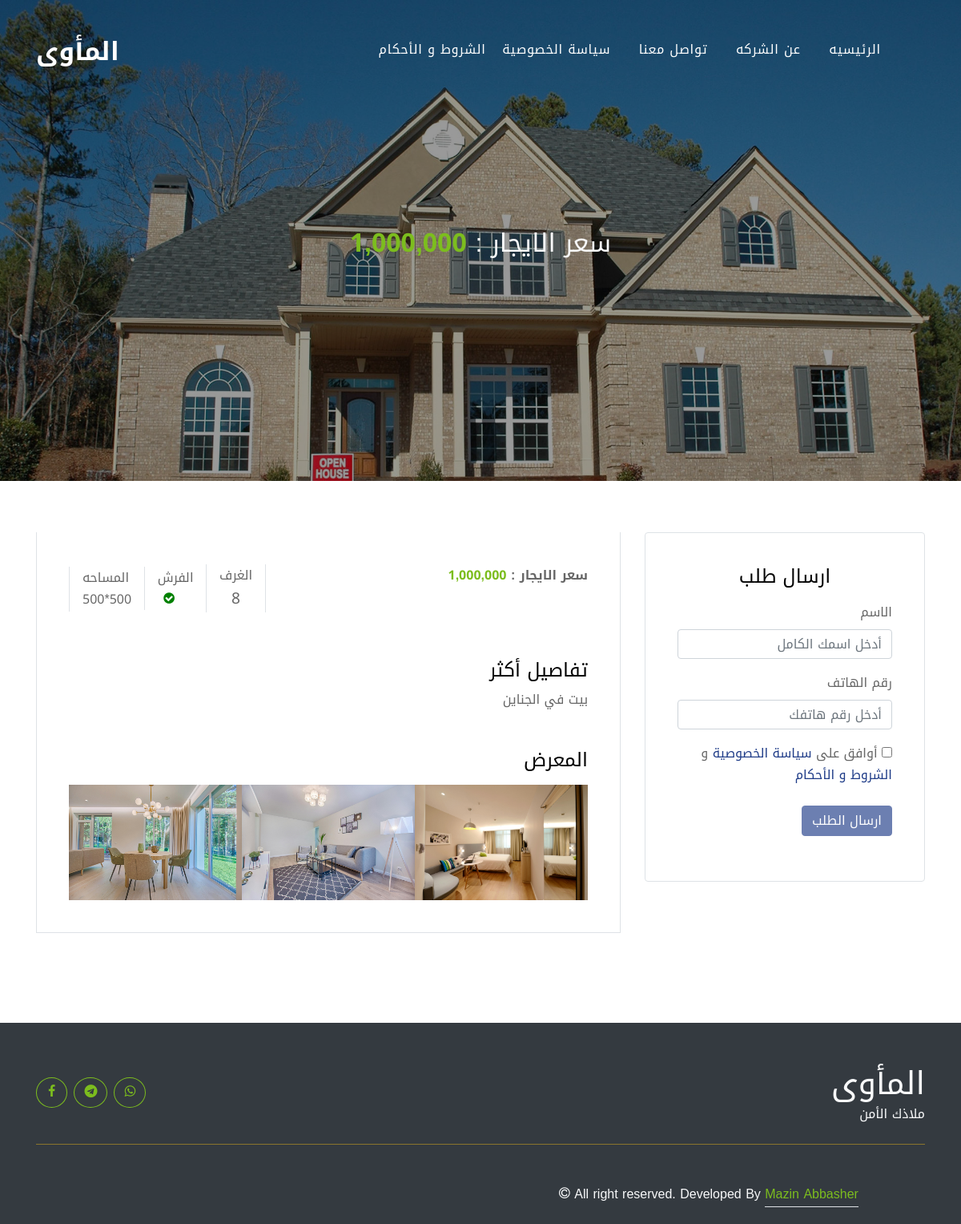
The app's page /details/2, older data.
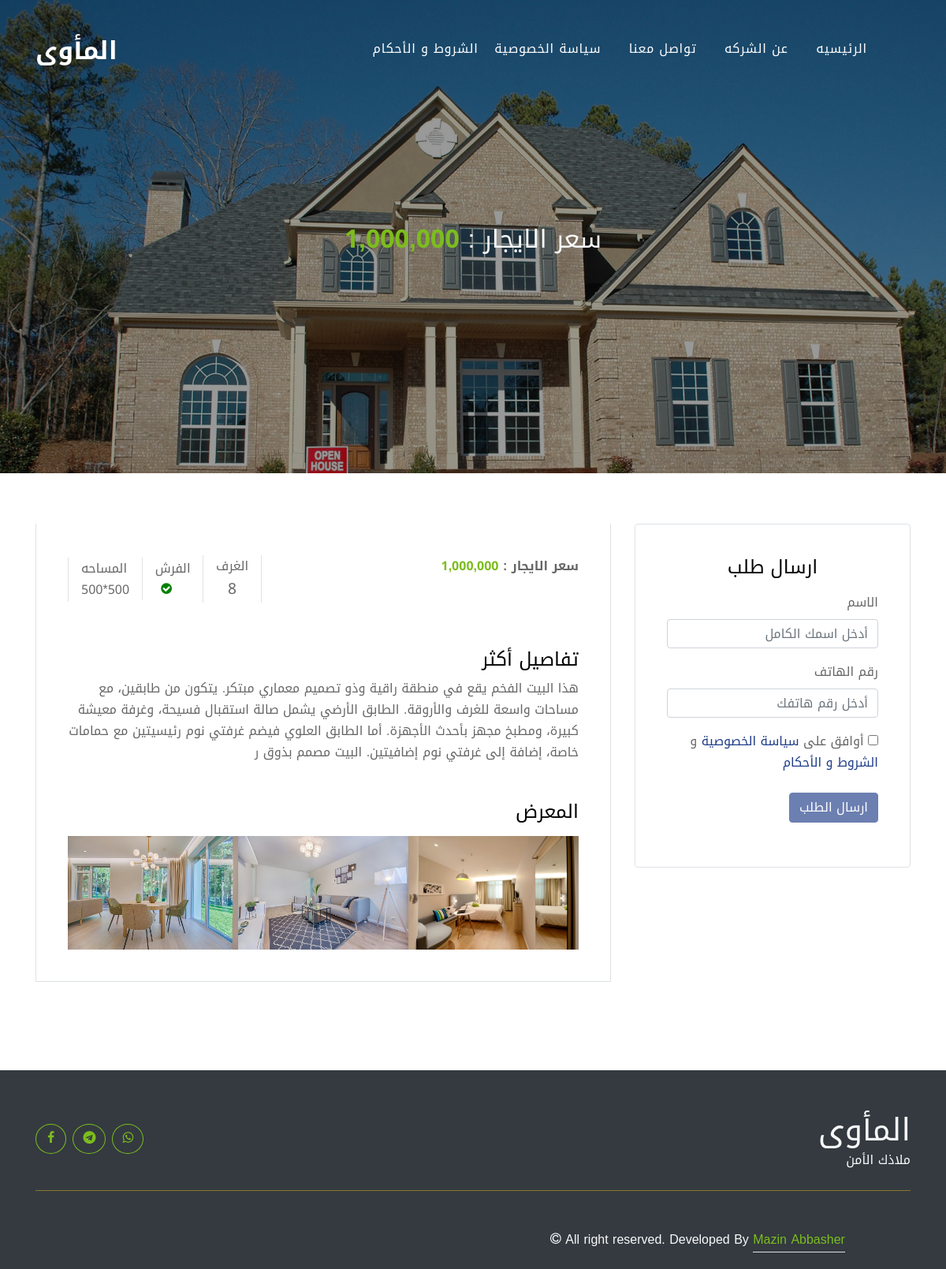
The same page, newer data.
### api/models.py (models this page shows, shortened)
class House(models.Model):
    region = models.ForeignKey(Region,on_delete=models.PROTECT)
    rooms = models.IntegerField()
    ready = models.BooleanField(default=False)
    price = models.IntegerField()
    for_sale = models.BooleanField(default=False)
    for_rent = models.BooleanField(default=True)
    is_available = models.BooleanField(default=True)
    description = models.CharField(max_length=600)
    area = models.CharField(max_length=25)
    owner = models.ForeignKey(Owner,on_delete=models.PROTECT)
    sequence = models.IntegerField(default = 100)
    main_image = models.ImageField(upload_to='images/',null=True,blank=True)
    sale_price = models.IntegerField(default=0,null=True)
    date = models.DateTimeField(auto_now=True,null=True)
    special = models.BooleanField(default=False)
    private_description = models.CharField(max_length=500,default="")

### api/views.py (the view)
# urls.py: path('details/<int:pk>',views.details,name="details"),
def details(request,pk):
    house = get_object_or_404(House,id=pk)
    images = Image.objects.filter(house=house)
    context = {
        "house":house,
        "images" : images,
    }
    return render(request,"detail.html",context=context)

### templates/detail.html (shortened to what the changed rows need)
<!DOCTYPE html>
{% load static %}
{% load humanize %}
<html lang="en">
  <head>
    <link rel="stylesheet" href="{% static "fonts/icomoon/style.css" %}">
    <link rel="stylesheet" href="{% static "css/bootstrap.min.css" %}">
    <link rel="stylesheet" href="{% static "css/magnific-popup.css" %}">
    <link rel="stylesheet" href="{% static "css/jquery-ui.css" %}">
    <link rel="stylesheet" href="{% static "css/owl.carousel.min.css" %}">
    <link rel="stylesheet" href="{% static "css/owl.theme.default.min.css" %}">
    <link rel="stylesheet" href="{% static "css/bootstrap-datepicker.css" %}">
    <link rel="stylesheet" href="{% static "css/mediaelementplayer.css" %}">
    <link rel="stylesheet" href="{% static "css/animate.css" %}">
    <link rel="stylesheet" href="{% static "fonts/flaticon/font/flaticon.css" %}">
    <link rel="stylesheet" href="{% static "css/fl-bigmug-line.css" %}">
    <link rel="stylesheet" href="{% static "css/aos.css" %}">
    <link rel="stylesheet" href="{% static "css/style.css" %}">
  </head>
  <body>
  <div class="site-wrap">
    <div class="site-navbar mt-4">
      <div class="container py-1">
        <div class="row align-items-center">
          <div class="col-8 col-md-8 col-lg-4">
            <h1 class="mb-0"><a href="{% url "api:home" %}" class="text-white h2 mb-0"><strong>المأوى</strong></a></h1>
          </div>
        </div>
      </div>
    </div>
    <div class="site-blocks-cover inner-page-cover overlay" style="background-image: url({{ house.main_image.url }});" data-aos="fade">
      <div class="container">
        <div class="row align-items-center justify-content-center text-center">
          <div class="col-md-10">
            {% if house.for_rent%}
            <p class="mb-3 mt-4"><strong class="h2 text-light">سعر الايجار : </strong>
            <strong class="h2 text-success font-weight-bold">{{house.price|intcomma}}</strong></p>
            {% endif %}
          </div>
        </div>
      </div>
    </div>
    <div class="site-section site-section-sm">
      <div class="container">
        <div class="row">
          <div class="col-lg-8">
            <div class="bg-white property-body border-bottom border-left border-right">
              <div class="row mb-5"dir="rtl">
                <div class="col-md-6" style="text-align:right;">
                    {% if house.for_rent%}
                    <p><strong>سعر الايجار : </strong>
                    <strong class="text-success font-weight-bold">{{house.price|intcomma}}</strong></p>
                    {% endif %}
                </div>
                <div class="col-md-6">
                  <ul class="property-specs-wrap mb-3 mb-lg-0">
                    <li>
                      <span class="property-specs border-left border-right px-3" style="font-size: 1.0rem;">الغرف</span>
                      <span class="property-specs-number border-left border-right" style="font-size: 1.2rem; display: flex;justify-content: center;">{{ house.rooms }}</span>
                    </li>
                    <li>
                      <span class="property-specs border-left pl-3" style="font-size: 1.0rem;">المساحه</span>
                      <span class="property-specs-number border-left pl-3" style="font-size: 1.0rem;">{{ house.area }}</span>
                    </li>
                  </ul>
                </div>
              </div>
              <h2 class="h4 text-black" style="text-align:right;">تفاصيل أكثر</h2>
              <p style="text-align:right;">{{house.description}}</p>
              {% if images %}
              <div class="row no-gutters mt-5">
                <div class="col-12">
                  <h2 class="h4 text-black mb-3" style="text-align:right;">المعرض</h2>
                </div>
                {% for image in images %}
                <div class="col-sm-6 col-md-4 col-lg-4">
                </div>
                {% endfor %}
              </div>
              {% endif %}
            </div>
          </div>
        </div>
      </div>
    </div>
       <div class="container-fluid bg-dark text-white-50 footer pt-1 mt-5" style="text-align:right;" dir="rtl">
        <div class="container pt-5">
            <div class="pb-4 mb-4" style="border-bottom: 1px solid rgba(226, 175, 24, 0.5) ;">
                <div class="row g-4">
                    <div class="col-lg-3">
                        <a href="#">
                            <h1 class="text-light mb-0">المأوى</h1>
                        </a>
                    </div>
                </div>
            </div>
        </div>
        <div class="container-fluid copyright bg-dark py-4">
        </div>
      </div>
  </div>
  </body>
</html>

Row changes from the older to the newer data that the page shows:
changed House: description "بيت في الجناين" → "هذا البيت الفخم يقع في منطقة راقية وذو تصميم معماري مبتكر. يتكون من طابقين، مع مساحات واسعة للغرف والأروقة. الطابق الأرضي يشمل صالة استقبال فسيحة، وغرفة معيشة كبيرة، ومطبخ مجهز بأحدث الأجهزة. أما الطابق العلوي فيضم غرفتي نوم رئيسيتين مع حمامات خاصة، إضافة إلى غرفتي نوم إضافيتين. البيت مصمم بذوق ر"
